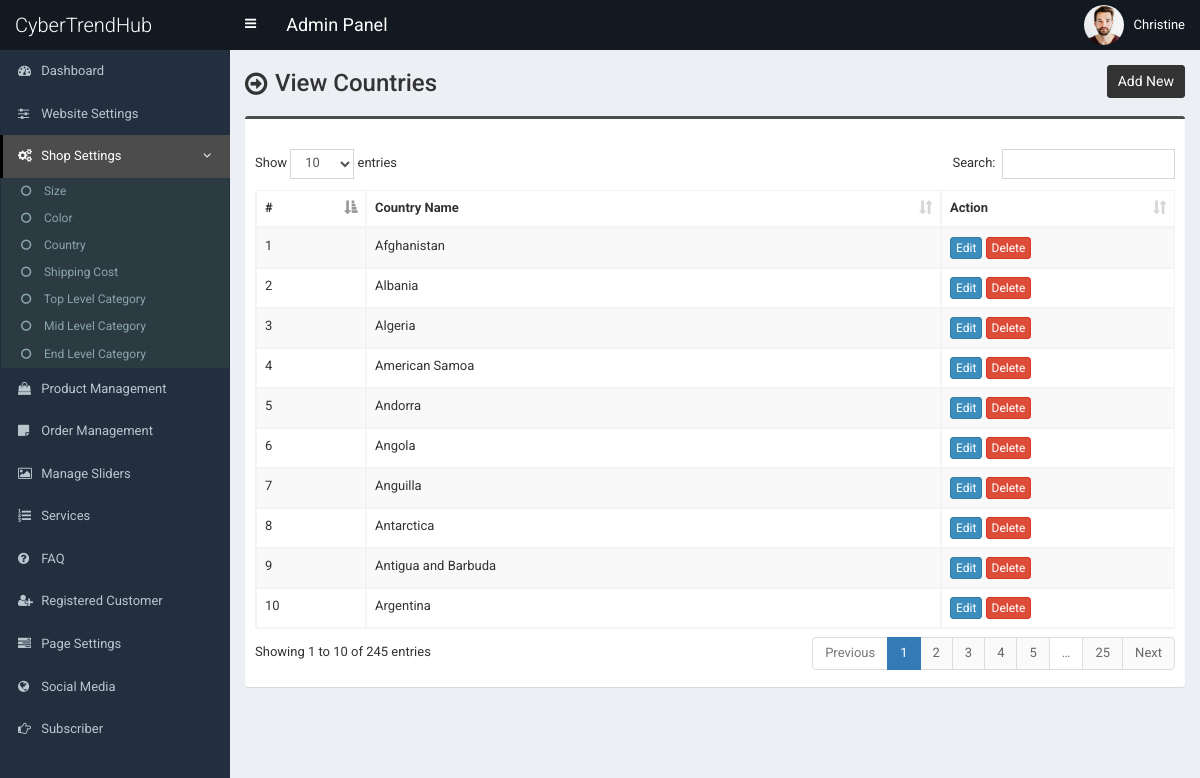
The app's page /admin/country.php (signed in) with its own data.
### tables this page shows
CREATE TABLE `tbl_country` (
  `country_id` int(11) NOT NULL,
  `country_name` varchar(100) NOT NULL DEFAULT ''
);

### admin/country.php (the view, shortened to what this page needs)
<?php require_once('header.php'); ?>
<section class="content-header">
	<div class="content-header-left">
		<h1>View Countries</h1>
	</div>
	<div class="content-header-right">
		<a href="country-add.php" class="btn btn-primary btn-sm">Add New</a>
	</div>
</section>
<section class="content">
  <div class="row">
    <div class="col-md-12">
      <div class="box box-info">
        <div class="box-body table-responsive">
          <table id="example1" class="table table-bordered table-hover table-striped">
			<thead>
			    <tr>
			        <th>#</th>
			        <th>Country Name</th>
			        <th>Action</th>
			    </tr>
			</thead>
            <tbody>
            	<?php
            	$i=0;
            	$statement = $pdo->prepare("SELECT * FROM tbl_country ORDER BY country_id ASC");
            	$statement->execute();
            	$result = $statement->fetchAll(PDO::FETCH_ASSOC);
            	foreach ($result as $row) {
            		$i++;
            		?>
					<tr>
	                    <td><?php echo $i; ?></td>
	                    <td><?php echo $row['country_name']; ?></td>
	                    <td>
	                        <a href="country-edit.php?id=<?php echo $row['country_id']; ?>" class="btn btn-primary btn-xs">Edit</a>
	                        <a href="#" class="btn btn-danger btn-xs" data-href="country-delete.php?id=<?php echo $row['country_id']; ?>" data-toggle="modal" data-target="#confirm-delete">Delete</a>
	                    </td>
	                </tr>
            		<?php
            	}
            	?>
            </tbody>
          </table>
        </div>
      </div>
</section>
<?php require_once('footer.php'); ?>

### admin/style.css (style rules this page uses)
body { font-size: 13px; font-family: "Roboto", sans-serif; }
.content-header > h1, .content-header .content-header-left h1 { font-family: "Roboto", sans-serif; }
.box-info { padding-top: 20px; }
.content-header { overflow: hidden; }
.content-header .content-header-left { float: left; padding-top: 5px; }
.content-header .content-header-right { float: right; }
.content-header .content-header-left h1 { margin-top: 0; margin-bottom: 0; padding-left: 30px; padding-bottom: 5px; font-size: 24px; position: relative; }
.content-header .content-header-left h1:before { position: absolute; top: 0; left: 0; font-family: "FontAwesome", sans-serif; font-size: 26px; content: "\f18e"; }
.content-header .content-header-right a { position: relative; font-size: 14px; }
.box.box-info { border-top-color: #4c4c4c; }
.content-header .content-header-right a { background-color: #333333; border-color: #333333; }

### records on screen
tbl_country: country_name "Afghanistan"
tbl_country: country_name "Albania"
tbl_country: country_name "Algeria"
tbl_country: country_name "American Samoa"
tbl_country: country_name "Andorra"
tbl_country: country_name "Angola"
tbl_country: country_name "Anguilla"
tbl_country: country_name "Antarctica"
tbl_country: country_name "Antigua and Barbuda"
tbl_country: country_name "Argentina"

### other values on screen
$_SESSION['user']['full_name'] "Christine"
